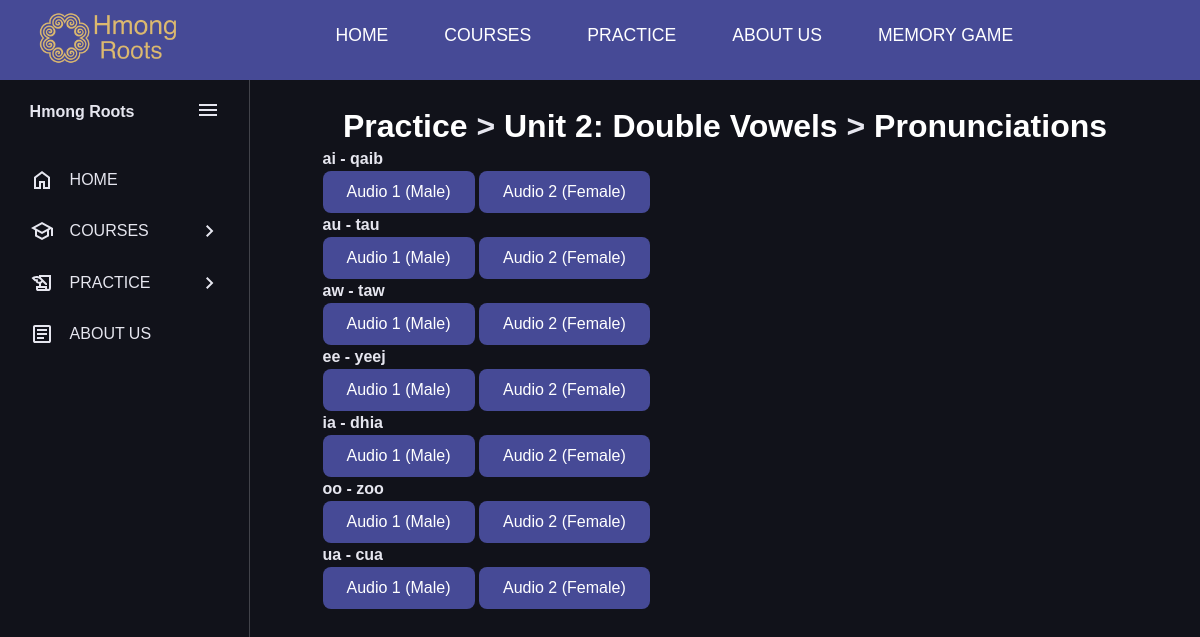
Screenshot of /practice/p2_dVowels_audio/ with the database file from the repository.
### main/models.py (models this page shows, shortened)
class Word(models.Model):
    english_word = models.CharField(max_length=255)
    hmong_word = models.CharField(max_length=255)
    category = models.CharField(max_length=255, blank=True, null=True)
    male_audio_url = models.TextField(blank=True, null=True)
    female_audio_url = models.TextField(blank=True, null=True)
    pronunciation_video_url = models.TextField(blank=True, null=True)
    real_video_url = models.TextField(blank=True, null=True)
    animated_video_url = models.TextField(blank=True, null=True)
    image_filename = models.CharField(max_length=255, blank=True, null=True)

### main/views.py (the view)
# urls.py: path('practice/p2_dVowels_audio/', views.p2_dVowels_audio, name='p2_dVowels_audio'),
def p2_dVowels_audio(request):
    words = Word.objects.filter(category="Double Vowels")
    return render(request, 'practice/p2_dVowels_audio.html', {
        'words': words,
        'MEDIA_URL': settings.MEDIA_URL
    })

### main/templates/practice/p2_dVowels_audio.html (shortened to what this page needs)
{% extends 'base.html' %}
{% load static %}
{% block content %}
<h1>
    <a href="{% url 'practice' %}" class="heading-link">Practice</a>
     >
    <a href="{% url 'p2_double_vowels' %}" class="heading-link">Unit 2: Double Vowels</a>
     >
    <a href="{% url 'p2_dVowels_audio' %}" class="heading-link">Pronunciations</a>
</h1>
{% for word in words %}
    <div class="category-container">
        <strong>{{ word.english_word }} - {{ word.hmong_word }}</strong><br>
        <button class="audio-button" data-audio="{{ MEDIA_URL }}{{ word.male_audio_url }}"> Audio 1 (Male)</button>
        <button class="audio-button" data-audio="{{ MEDIA_URL }}{{ word.female_audio_url }}"> Audio 2 (Female)</button><br>
    </div>
{% endfor %}
{% endblock %}

### main/static/css/styles.css (style rules this page uses)
:root { --base-color: #11121a; --line-color: #42434a; --hover-color: #222533; --text-color: #e6e6ef; --accent-color: #f77062; --secondary-text-color: #b0b3c1; --secondary-color: #464A96; }
* { box-sizing: border-box; margin: 0; padding: 0; font-family: 'Poppins', sans-serif; }
html { line-height: 1.5rem; }
h1 { text-align: center; margin-top: 5px; margin-bottom: 5px; line-height: 1; }
.heading-link { color: #fff; justify-content: center; text-decoration: none; }

### main/templates/practice/p2_dVowels_audio.html (style rules this page uses)
.audio-button { background-color: #464A96; color: white; padding: 12px 24px; border: none; border-radius: 8px; cursor: pointer; font-size: 16px; transition: background-color 0.3s ease; }

### rows the page displays
Word: english_word "ai", hmong_word "qaib"
Word: english_word "au", hmong_word "tau"
Word: english_word "aw", hmong_word "taw"
Word: english_word "ee", hmong_word "yeej"
Word: english_word "ia", hmong_word "dhia"
Word: english_word "oo", hmong_word "zoo"
Word: english_word "ua", hmong_word "cua"
